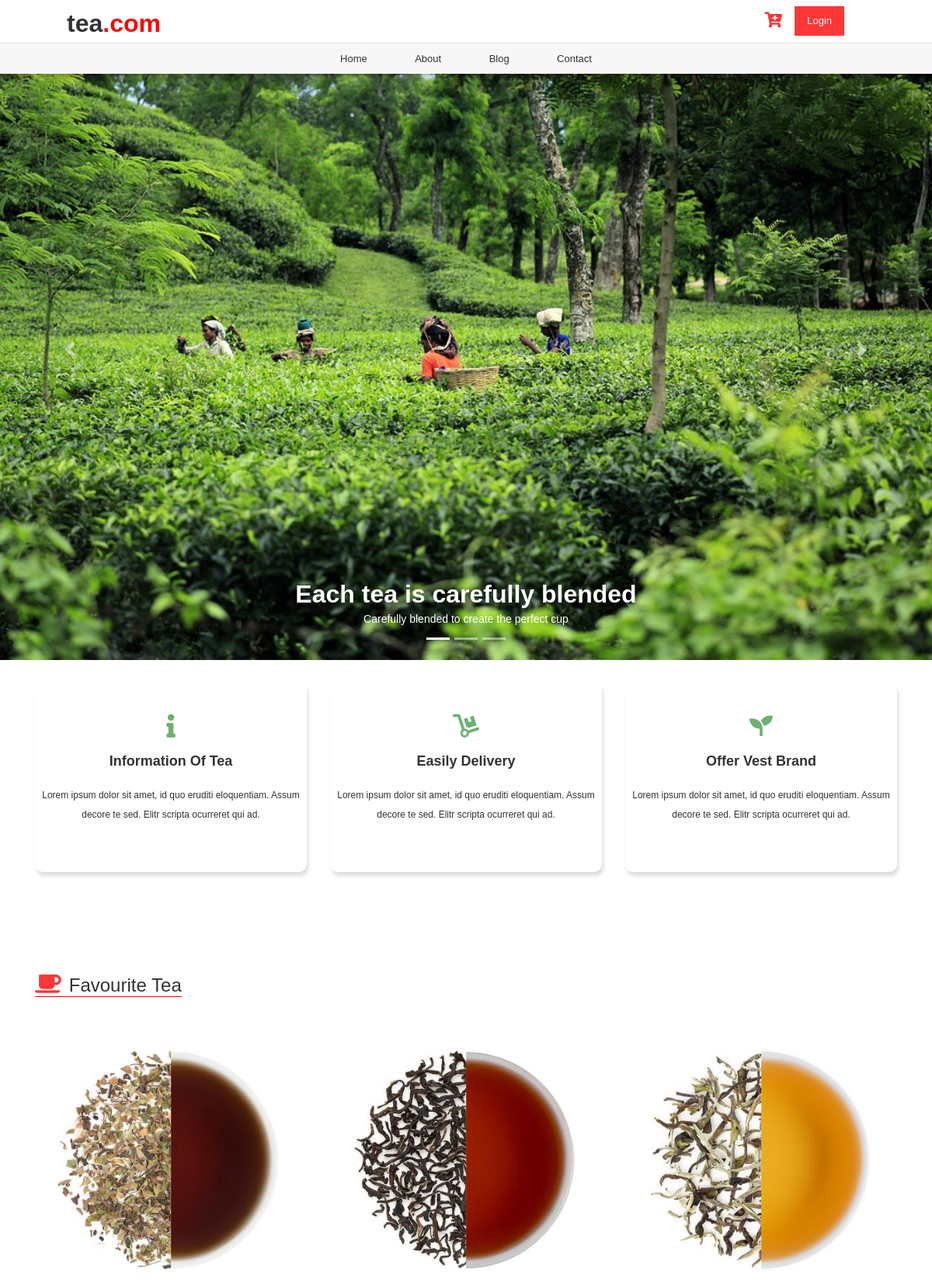
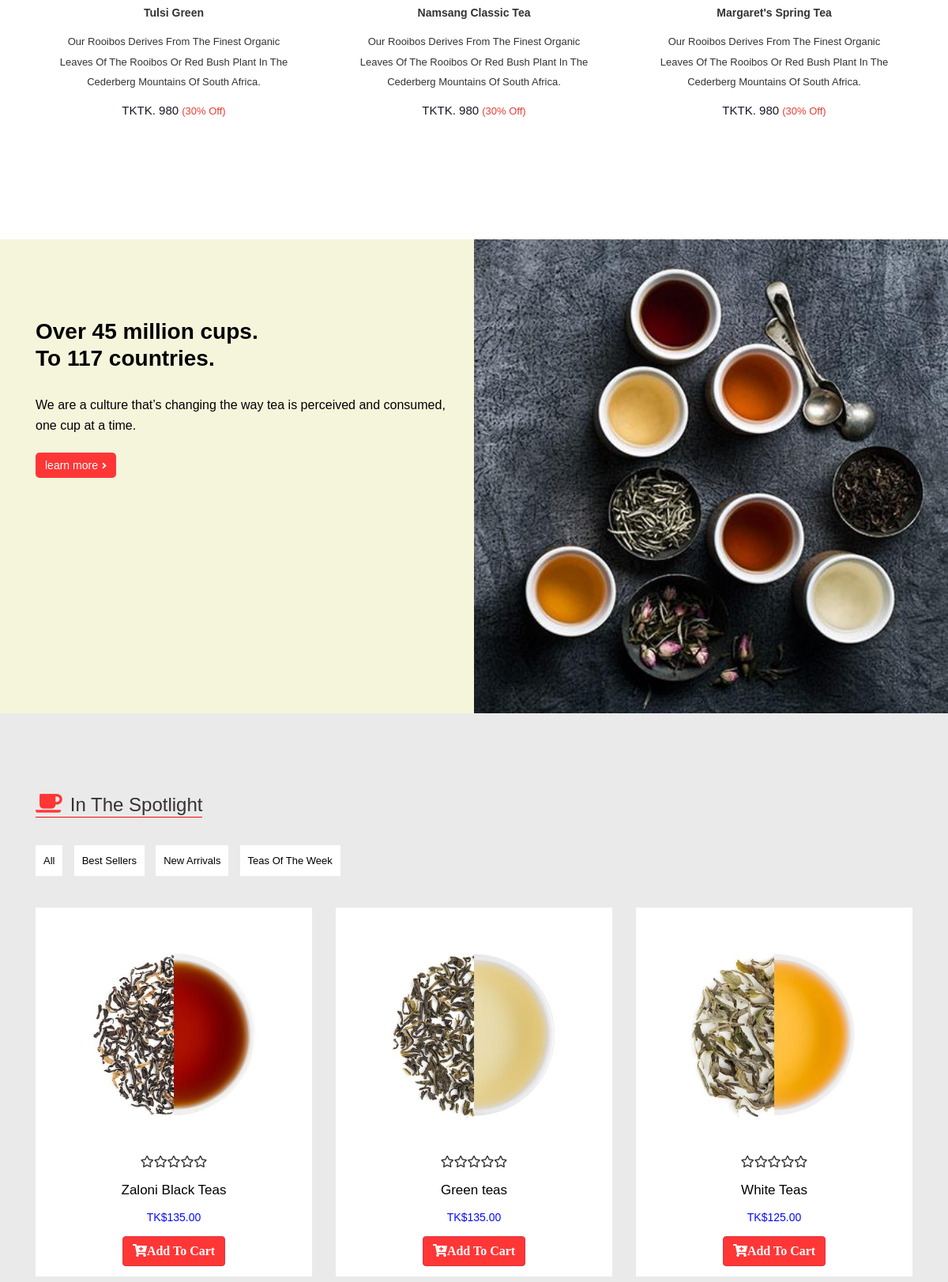
The page / (upper part) on the database its author committed (2 pictures, top to bottom).
### mainapp/models.py (models this page shows, shortened)
class slider(models.Model):
	image=models.FileField()
	title=models.CharField(max_length=100)
	subtitle=models.CharField(max_length=100)

class tea_info(models.Model):
	title=models.CharField(max_length=100)
	desc=models.TextField()

class favourite_tea(models.Model):
	image=models.FileField()
	title=models.CharField(max_length=100)
	desc=models.TextField()
	price=models.IntegerField()

class spotlight_body(models.Model):
	image=models.FileField()
	title=models.CharField(max_length=100)
	price=models.IntegerField()

### mainapp/views.py (the view)
# urls.py: path('',views.index,name="index"),
def index(request):
	post1=slider.objects.all()
	post2=tea_info.objects.all()
	post3=spotlight_body.objects.all()
	post4=favourite_tea.objects.all()
	context={
		'post1':post1,
		'post2':post2,
		'post3':post3,
		'post4':post4,
	}
	return render(request,"index.html",context)

### templates/index.html (shortened to what this page needs)
{% extends 'base.html' %}
{% load static %}
	{% block body %}
	<div id="carouselExampleIndicators" class="carousel slide" data-ride="carousel">
		<ol class="carousel-indicators">
			<li data-target="#carouselExampleIndicators" data-slide-to="0" class="active"></li>
			<li data-target="#carouselExampleIndicators" data-slide-to="1"></li>
			<li data-target="#carouselExampleIndicators" data-slide-to="2"></li>
		</ol>
		<div class="carousel-inner">
			{% for post in post1 %}
			<div class="carousel-item {% if forloop.counter0 == 0 %} active {% endif %}">
				<img src="{{post.image.url}}" class="d-block w-100" alt="...">
				<div class="carousel-caption d-none d-md-block">
					<h2>{{post.title}}  </h2>
					<p>{{post.subtitle}} </p>
				</div>
			</div>
			{% endfor %}
		</div>
		<a class="carousel-control-prev" href="#carouselExampleIndicators" role="button" data-slide="prev">
			<span class="carousel-control-prev-icon" aria-hidden="true"></span>
		</a>
		<a class="carousel-control-next" href="#carouselExampleIndicators" role="button" data-slide="next">
			<span class="carousel-control-next-icon" aria-hidden="true"></span>
		</a>
	</div>
	<section class="service_area">
		<div class="container">
			<div class="row">
				{% for post in post2%}
			    <div class="col-lg-4 col-md-4 col-sm-4 col-xs-12">
					<div class="box_part text-center">
						{% if forloop.counter0 == 0 %}
                        <i class="fas fa-info" aria-hidden="true"></i>
                        {% endif %}
                        {% if forloop.counter0 == 1 %}
                        <i class="fas fa-dolly" aria-hidden="true"></i>
                        {% endif %}
                        {% if forloop.counter0 == 2 %}
                        <i class="fas fa-seedling" aria-hidden="true"></i>
                        {% endif %}
						<div class="title">
							<h4>{{post.title}}</h4>
						</div>
						<div class="text">
							<span>{{post.desc}}</span>
						</div>
					</div>
				</div>
				{% endfor %}
			</div>
		</div>
	</section>
	<section class="favourite_tea pt-100 pb-100">
		<div class="container">
			<div class="row">
				<div class="col-xl-12">
					<div class="section_content">
						<h2><i class="fas fa-coffee"></i>favourite tea</h2>
					</div>
				</div>
			</div>
			<div class="row">
				{% for post in post4 %}
				<div class="col-md-4">
					<div class="single_favourite">
						<div class="favourite_img">
							<img src='{{post.image.url}}' alt="" />
						</div>
						<div class="favourite_content">
							<h4>{{post.title}}</h4>
						    <p>{{post.desc}}</p>
							<p class="tea_price">TK{{post.price}}
							<span class="price-off">(30% Off)</span></p>
						</div>
					</div>
				</div>
				{% endfor %}
			</div>
		</div>
	</section>
	<section class="design_area pt-100 pb-100">
		<div class="container">
			<div class="row">
				<div class="col-md-6">
					<div class="design_content">
						<h3>Over 45 million cups.<br>To 117 countries.</h3>
						<p>We are a culture that’s changing the way tea is perceived and consumed,<br> one cup at a time.</p>
						<a class="box_link" href="">learn more<i class="fas fa-angle-right"></i></a>
					</div>
				</div>
			</div>
		</div>
	</section>
	<section class="gallery_area pt-100 pb-100">
		<div class="container">
			<div class="row">
				<div class="col-md-12">
					<div class="section_content">
						<h2><i class="fas fa-coffee"></i>In The Spotlight</h2>
					</div>
				</div>
			</div>
			<div class="row">
				<div class="col-md-12">
					<div class="gallery_list">
						<ul>
							<li data-filter="*">all</li>
							<li data-filter=".Sellers">Best Sellers</li>
							<li data-filter=".Arrivals"> New Arrivals  </li>
							<li data-filter=".Teas_Week">Teas of the Week</li>
						</ul>
					</div>
				</div>
			</div>
				<div class="row grid">
					{% for post in post3 %}
					<div class="col-md-4 grid-item Sellers">
						<div class="single_gallery">
							<div class="single_gallery_img">
								<img src="{{post.image.url}}" alt="image" />
							</div>
							<div class="gallery_content">
								<i class="far fa-star"></i><i class="far fa-star"></i><i class="far fa-star"></i><i class="far fa-star"></i><i class="far fa-star"></i></br>
								<p class="title" style="font-size:17px;color:#000">{{post.title}}</p>
								<p>TK{{post.price}}</p>
								<form action="{% url 'cart' %}" method="POST">
									<button type="submit" class="btn btn-danger" style="background:#ff3636;">
										<i class="fas fa-cart-plus" aria-hidden="true">Add To Cart</i>
									</button>
								</form>
							</div>
						</div>
					</div>
					{% endfor %}
				</div>
		</div>
	</section>
	{% endblock %}

### static/assets/css/style.css (style rules this page uses)
* { margin:0; padding:0; box-sizing:border-box; }
ul { list-style:none; margin:0; padding:0; }
li { display: inline-block; }
img { max-width: 100%; height: auto; }
h1, h2, h3, h4, h5, h6 { margin: 0; font-weight: 700; padding:0; font-family: 'Raleway', sans-serif; }
p { font-size: 14px; margin-bottom: 0px }
html, body { height: 100% }
body { font-family: 'Raleway', sans-serif; background-color: #fff; font-weight: 400; font-style: normal; font-size: 15px; line-height: 1.7em; color: #333; }
a, a:hover, a:focus, input, textarea { text-decoration: none; outline: none; }
a { text-decoration: none; color: #333; -webkit-transition: .4s; transition: .4s }
.pt-100 { padding-top: 100px; }
.pb-100 { padding-bottom: 100px; }
.box_part { background: #FFF; border-radius: 10px; padding: 40px 0px; margin: 30px 0px; box-shadow: 2px 5px 5px #ddd; }
.title h4 { font-size: 18px; }
.box_part i.fas { color: #6fb074; font-size: 30px; margin-bottom: 20px; }
.box_part .title { text-transform:capitalize; }
.text { margin: 20px 0px; font-size: 12px; }
.section_content { text-transform: capitalize; margin-bottom: 25px; border-bottom: 1px solid #f80808; display: inline-block; }
.section_content h2 { font-size: 24px; font-weight: 300; }
.section_content h2 i.fas.fa-coffee { color: #FF3636; margin-right: 10px; font-size: 27px; }
.single_favourite { position: relative; overflow: hidden; transition: .5s; padding: 30px 20px; }
.favourite_content { text-align: center; text-transform: capitalize; margin-bottom: 20px; }
.favourite_content h4 { margin-bottom: 15px; font-size: 14px; margin-top: 10px; }
.favourite_content p { font-size: 13px; margin-bottom: 10px; }
.favourite_content p.tea_price { text-align: center; font-size: 15px; color: #161724; }
.tea_price span.price-off { color: #E43F33; font-size: 13px; }
.design_area { position: relative; padding-bottom: 300px; background-color: beige; }
.design_area:before { background-image: url("../img/design.jpg"); content: ""; position: absolute; right: 0; top: 0; width: 50%; height: 100%; background-size: cover; background-position: center; }
.design_content h3 { font-size: 28px; font-weight: 700; margin-bottom: 30px; color: #000; }
.design_content p { font-size: 16px; color: #000; margin-bottom: 25px; }
.design_area a.box_link { font-size: 14px; background-color: #FF3636; color: #fff; padding: 8px 12px; border-radius: 5px; }
.design_area a.box_link i.fas.fa-angle-right { font-size: 12px; margin-left: 5px; }
.gallery_area { overflow: hidden; background-color: #EAEAEA; }
.gallery_list { display: inline-block; text-align: left; margin-bottom: 40px; margin-top: 10px; }
.gallery_list ul li { font-size: 13px; display: inline-block; padding: 7px 10px; transition: 0.5s; color: #000; background-color: #fff; margin-right: 10px; text-transform: capitalize; }
.single_gallery { background-color: #FFF; padding: 13px 27px; text-align: center; margin-bottom: 10px; }
.single_gallery_img { padding: 35px; }
.gallery_content p { font-size: 14px; color: #0808fc; margin-top: 10px; margin-bottom: 10px; }
@media (min-width:768px) { body { margin-top: 50px; } }

### rows shown on the page
slider: image (picture), title "Each tea is carefully blended", subtitle "Carefully blended to create the perfect cup"
tea_info: title "Information Of Tea", desc "Lorem ipsum dolor sit amet, id quo eruditi eloquentiam. Assum decore te sed. Elitr scripta ocurreret qui ad."
tea_info: title "Easily Delivery", desc "Lorem ipsum dolor sit amet, id quo eruditi eloquentiam. Assum decore te sed. Elitr scripta ocurreret qui ad."
tea_info: title "Offer Vest Brand", desc "Lorem ipsum dolor sit amet, id quo eruditi eloquentiam. Assum decore te sed. Elitr scripta ocurreret qui ad."
favourite_tea: image (picture), title "Tulsi Green", desc "Our Rooibos Derives From The Finest Organic Leaves Of The Rooibos Or Red Bush Plant In The Cederberg Mountains Of South Africa.", price "TK. 980"
favourite_tea: image (picture), title "Namsang Classic Tea", desc "Our Rooibos Derives From The Finest Organic Leaves Of The Rooibos Or Red Bush Plant In The Cederberg Mountains Of South Africa.", price "TK. 980"
favourite_tea: image (picture), title "Margaret's Spring Tea", desc "Our Rooibos Derives From The Finest Organic Leaves Of The Rooibos Or Red Bush Plant In The Cederberg Mountains Of South Africa.", price "TK. 980"
spotlight_body: image (picture), title "Zaloni Black Teas", price "$135.00"
spotlight_body: image (picture), title "Green teas", price "$135.00"
spotlight_body: image (picture), title "White Teas", price "$125.00"
